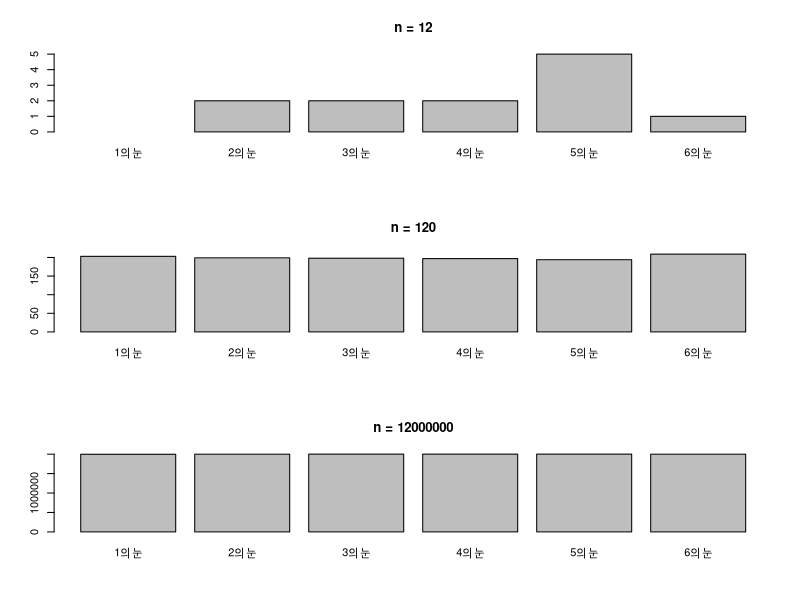
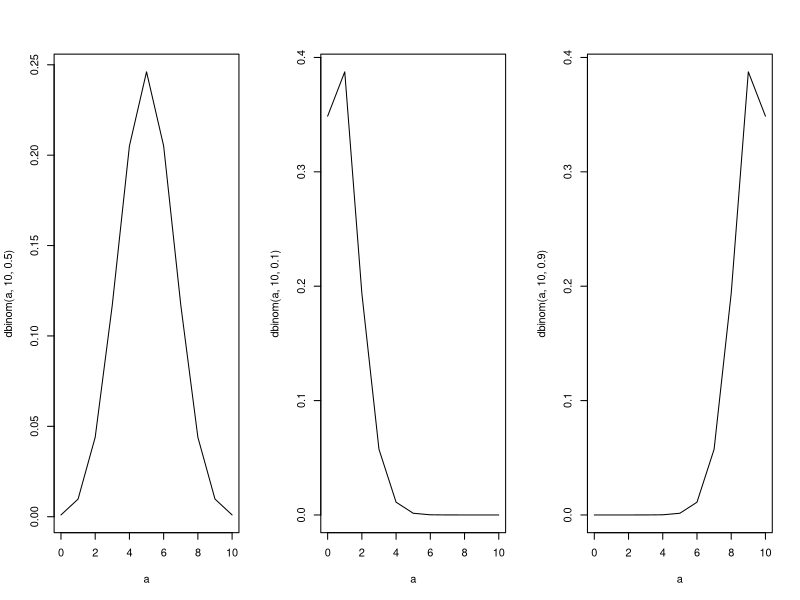
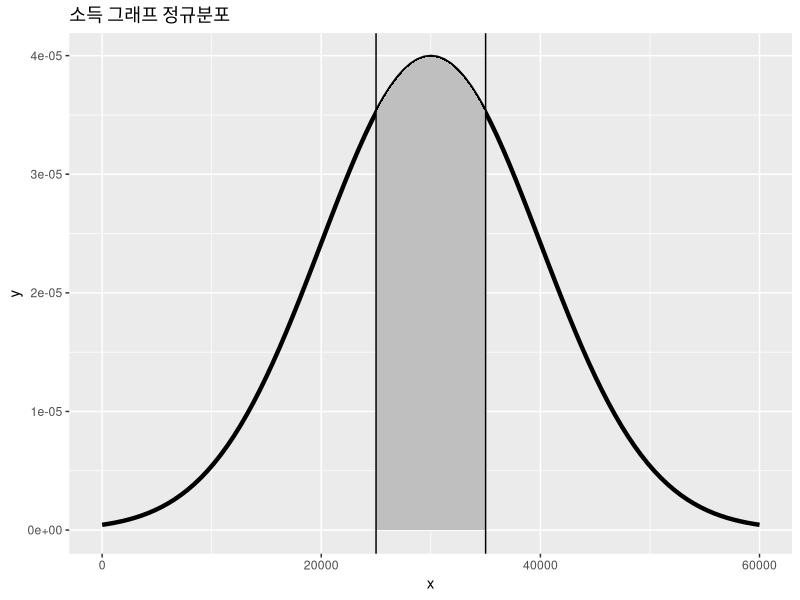

Source code (R) for these figures, in order:
#1번 문제
df<- data.frame(Var1 = c(1,2,3,4,5,6))
df
df_1 <- data.frame(table(sample(1:6, 12, replace = T, prob = c(1/6,1/6,1/6,1/6,1/6,1/6))))
df_2 <- data.frame(table(sample(1:6, 1200, replace = T, prob = c(1/6,1/6,1/6,1/6,1/6,1/6))))
df_3 <- data.frame(table(sample(1:6, 12000000, replace = T, prob = c(1/6,1/6,1/6,1/6,1/6,1/6))))
mergedf1 <- merge(df,df_1 ,all = T)
mergedf1
mergedf2 <- cbind(mergedf1, df_2) 
mergedf2
mergedf3 <- cbind(mergedf2, df_3) 
mergedf3 <- mergedf3[,c(-1,-3,-5)]
finishdf <- t(mergedf3)
colnames(finishdf) <- c('1의 눈', '2의 눈', '3의 눈', '4의 눈', '5의 눈', '6의 눈')
row.names(finishdf) <- c('12','120','12000000')
finishdf
par(mfrow=c(3,1))
barplot(finishdf[1,], names = colnames(finishdf),main = 'n = 12')
barplot(finishdf[2,], names = colnames(finishdf),main = 'n = 120')
barplot(finishdf[3,], names = colnames(finishdf),main = 'n = 12000000')

# 2번 문제
par(mfrow = c(1,3))
a <- seq(0,10,1)
plot(a,dbinom(a,10,0.5),type= 'l',main = '')
#확률 상 5번을 기록할 확률이 높다는 것을 알 수 있다.
a <- seq(0,10,1)
plot(a,dbinom(a,10,0.1),type= 'l')
#이항분포 상 그래프를 보게되면 성공확률 0.1일때는 1번 성공할 확률이 높은 것으로 보인다. 실제로 E(x) = np 값은 1이다. 평균적으로 한번 성공한다는 의미
a <- seq(0,10,1)
plot(a,dbinom(a,10,0.9),type= 'l')
#반대로 해당 그래프는 성공확률 0.9이므로 그래프도 오른쪽에 치우쳐져 있음을 확인할 수 있다. E(x)값은 9이다. 평균적으로 9번 성공한다는 의미이다.
#

# 3번 정규분포 관련 문제입니다
#국민소득 평균이 표준편차가 인 정규분포 $30,000, $10,000
#확률변수 를 개인의 소득을 나타내는 확률변수라 할 때 X ,
#어떤 사람의 소득이 사이에 있을 확률 계산 및 그래프로 $25,000 ~ $35,000 표현해 주세요.
#어떤 사람의 소득이 사이에 있을 확률
library(ggplot2)
pnorm(35000,30000,10000) - pnorm(25000,30000,10000)
#그래프로 $25,000 ~ $35,000 표현
ggplot(data.frame(x = c(0, 60000)), aes(x=x)) +
    stat_function(fun=dnorm, args=list(mean=30000, sd=10000), colour="black", size=1.5)+
    geom_area(stat='function', fun=dnorm, args=list(mean=30000, sd=10000), xlim=c(25000,35000), fill='gray75')+
  geom_vline(xintercept=25000)+
  geom_vline(xintercept = 35000)+
  ggtitle('소득 그래프 정규분포')
    
  